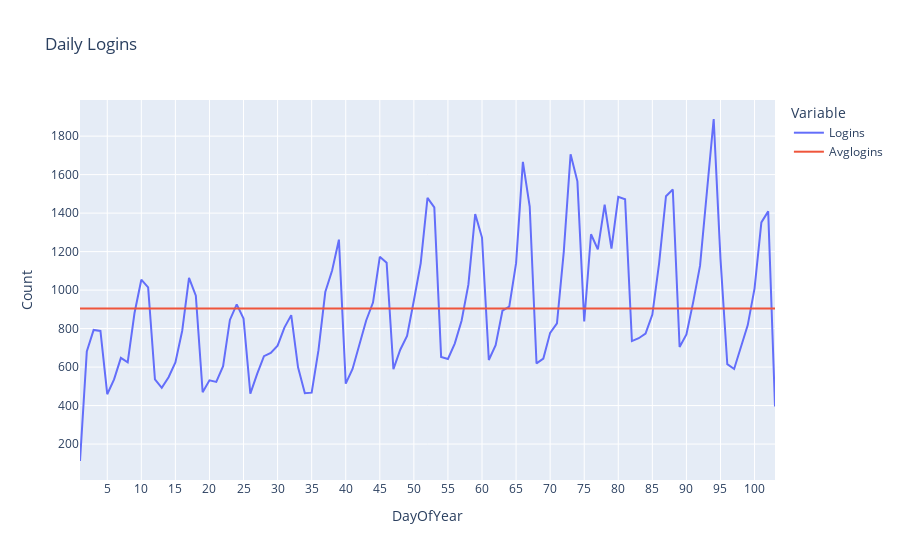

Source (notebook cell):
### Code cell
# Last day of year for xlimit
last_day = logins_15m['DayOfYear'].max()

# Plotly
fig4 = daily_logins.plot(title='Daily Logins', labels=dict(value='Count', variable='Variable'))
fig4.update_xaxes(tickvals=list(range(0, last_day, 5)))
fig4.show()

# Matplotlib
# daily_logins.plot(figsize=(16, 6), xticks=range(0, last_day, 5), xlim=(1, last_day))
# plt.title('Daily Logins', fontsize=16)
# plt.ylabel('login_count');

### Figure 1 — Plotly figure (JSON) as saved in the notebook; plotly's stock layout.template omitted (floating-point values rounded to 4 significant figures)
{"data": [{"hovertemplate": "Variable=Logins<br>DayOfYear=%{x}<br>Count=%{y}<extra></extra>", "legendgroup": "Logins", "line": {"color": "#636efa", "dash": "solid"}, "marker": {"symbol": "circle"}, "mode": "lines", "name": "Logins", "orientation": "v", "showlegend": true, "type": "scatter", "x": [1, 2, 3, 4, 5, 6, 7, 8, 9, 10, 11, 12, 13, 14, 15, 16, 17, 18, 19, 20, 21, 22, 23, 24, 25, 26, 27, 28, 29, 30, 31, 32, 33, 34, 35, 36, 37, 38, 39, 40, 41, 42, 43, 44, 45, 46, 47, 48, 49, 50, 51, 52, 53, 54, 55, 56, 57, 58, 59, 60, 61, 62, 63, 64, 65, 66, 67, 68, 69, 70, 71, 72, 73, 74, 75, 76, 77, 78, 79, 80, 81, 82, 83, 84, 85, 86, 87, 88, 89, 90, 91, 92, 93, 94, 95, 96, 97, 98, 99, 100, 101, 102, 103], "xaxis": "x", "y": [112, 681, 793, 788, 459, 536, 648, 625, 881, 1054, 1014, 536, 492, 547, 624, 789, 1064, 971, 469, 531, 523, 605, 845, 926, 852, 462, 565, 657, 674, 711, 805, 870, 599, 464, 467, 688, 990, 1102, 1262, 514, 590, 719, 842, 935, 1173, 1142, 589, 690, 762, 946, 1139, 1479, 1430, 653, 642, 722, 841, 1028, 1395, 1273, 637, 714, 893, 914, 1140, 1666, 1434, 619, 644, 778, 827, 1199, 1706, 1565, 837, 1290, 1212, 1444, 1215, 1485, 1472, 735, 750, 774, 873, 1142, 1488, 1523, 704, 770, 939, 1127, 1504, 1889, 1162, 615, 590, 698, 818, 1009, 1352, 1409, 395], "yaxis": "y"}, {"hovertemplate": "Variable=Avglogins<br>DayOfYear=%{x}<br>Count=%{y}<extra></extra>", "legendgroup": "Avglogins", "line": {"color": "#EF553B", "dash": "solid"}, "marker": {"symbol": "circle"}, "mode": "lines", "name": "Avglogins", "orientation": "v", "showlegend": true, "type": "scatter", "x": [1, 2, 3, 4, 5, 6, 7, 8, 9, 10, 11, 12, 13, 14, 15, 16, 17, 18, 19, 20, 21, 22, 23, 24, 25, 26, 27, 28, 29, 30, 31, 32, 33, 34, 35, 36, 37, 38, 39, 40, 41, 42, 43, 44, 45, 46, 47, 48, 49, 50, 51, 52, 53, 54, 55, 56, 57, 58, 59, 60, 61, 62, 63, 64, 65, 66, 67, 68, 69, 70, 71, 72, 73, 74, 75, 76, 77, 78, 79, 80, 81, 82, 83, 84, 85, 86, 87, 88, 89, 90, 91, 92, 93, 94, 95, 96, 97, 98, 99, 100, 101, 102, 103], "xaxis": "x", "y": [904.3, 904.3, 904.3, 904.3, 904.3, 904.3, 904.3, 904.3, 904.3, 904.3, 904.3, 904.3, 904.3, 904.3, 904.3, 904.3, 904.3, 904.3, 904.3, 904.3, 904.3, 904.3, 904.3, 904.3, 904.3, 904.3, 904.3, 904.3, 904.3, 904.3, 904.3, 904.3, 904.3, 904.3, 904.3, 904.3, 904.3, 904.3, 904.3, 904.3, 904.3, 904.3, 904.3, 904.3, 904.3, 904.3, 904.3, 904.3, 904.3, 904.3, 904.3, 904.3, 904.3, 904.3, 904.3, 904.3, 904.3, 904.3, 904.3, 904.3, 904.3, 904.3, 904.3, 904.3, 904.3, 904.3, 904.3, 904.3, 904.3, 904.3, 904.3, 904.3, 904.3, 904.3, 904.3, 904.3, 904.3, 904.3, 904.3, 904.3, 904.3, 904.3, 904.3, 904.3, 904.3, 904.3, 904.3, 904.3, 904.3, 904.3, 904.3, 904.3, 904.3, 904.3, 904.3, 904.3, 904.3, 904.3, 904.3, 904.3, 904.3, 904.3, 904.3], "yaxis": "y"}], "layout": {"autosize": true, "legend": {"title": {"text": "Variable"}, "tracegroupgap": 0}, "title": {"text": "Daily Logins"}, "xaxis": {"anchor": "y", "autorange": true, "domain": [0, 1], "range": [1, 103], "tickvals": [0, 5, 10, 15, 20, 25, 30, 35, 40, 45, 50, 55, 60, 65, 70, 75, 80, 85, 90, 95, 100], "title": {"text": "DayOfYear"}, "type": "linear"}, "yaxis": {"anchor": "x", "autorange": true, "domain": [0, 1], "range": [13.28, 1988.0], "title": {"text": "Count"}, "type": "linear"}}}
